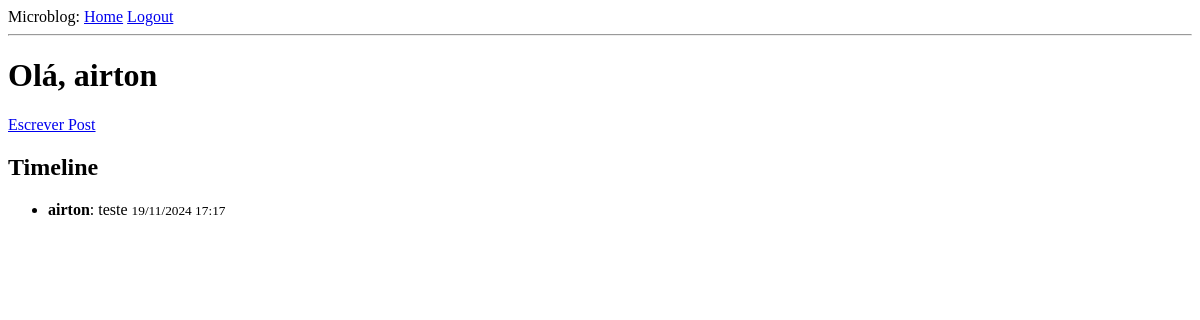
Page / (signed in) on the earlier database version.
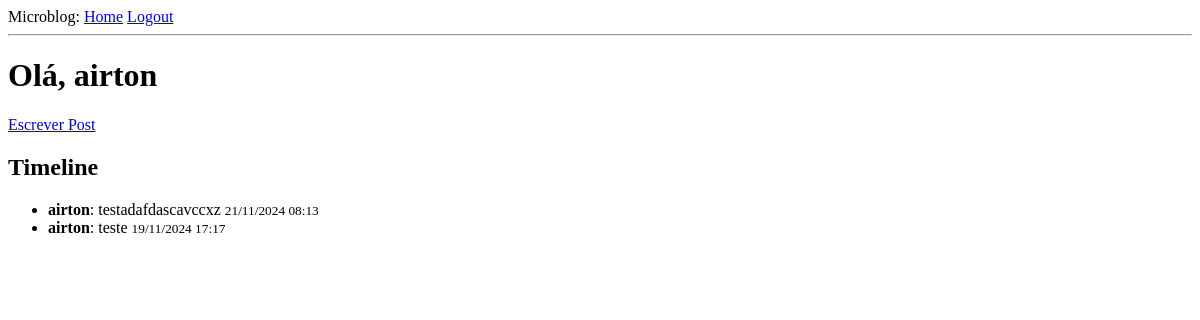
Same page on the later database version.
### app/models/models.py (models this page shows)
class User(UserMixin,db.Model):
    __tablename__ = 'users'
    id: Mapped[int] = mapped_column(primary_key=True, autoincrement=True)
    username: Mapped[str] = mapped_column(unique=True, nullable=False)
    password: Mapped[str] = mapped_column(nullable=False)
    profile_picture: Mapped[str] = mapped_column(nullable=True)
    bio: Mapped[str] = mapped_column(nullable=True)
    remember: Mapped[bool] = mapped_column(default=False)
    last_login: Mapped[datetime] = mapped_column(nullable=True)
    posts: Mapped[list['Post']] = relationship(back_populates = 'author')

class Post(db.Model):
    __tablename__ = 'posts'
    id: Mapped[int] = mapped_column(primary_key=True, autoincrement=True)
    body: Mapped[str] = mapped_column()
    timestamp: Mapped[datetime] = mapped_column(nullable=True)
    user_id: Mapped[int] = mapped_column(ForeignKey('users.id'), nullable=False)
    author: Mapped[User] = relationship(back_populates='posts')

### app/routes.py (the view)
@app.route('/')
def index():
    user = current_user if current_user.is_authenticated else None
    posts = get_timeline(user.id) if user else []
    return render_template(
        'index.html',
        title='Página Inicial',
        user=user,
        posts=posts
    )

### app/alquimias.py (called while the page is built)
def get_timeline(user_id=None):
    query = Post.query
    if user_id:
        query = query.filter_by(user_id = user_id)
    query = query.order_by(Post.timestamp.desc()).limit(5)
    return query.all()

### app/models/models.py (called while the page is built)
@login.user_loader
def load_user(id):
    return db.session.get(User,int(id))

### app/templates/index.html (shortened to what this page needs)
{% extends "base.html" %}
{% block content %}
    {% if user %}
    <h1>Olá, {{ user.username }} </h1>
    <a href="{{ url_for('post') }}">Escrever Post</a>
    {% else %}
    <h1>Olá, deseja fazer login?</h1>
    {% endif %}
    {% if user %}
        {% if posts %}
            <h2> Timeline</h2>
            <ul>
                {% for post in posts %}
                <li>
                    <strong> {{ post.author.username }}</strong>: {{ post.body }}
                    <small> {{ post.timestamp.strftime('%d/%m/%Y %H:%M') }}</small>
                </li>
                {% endfor %}
            </ul>
        {% else %}
            <p>Nenhum post para mostrar</p>
        {% endif %}
    {% endif %}
{% endblock %}

### app/templates/base.html (shortened to what this page needs)
<!DOCTYPE html>
<html>
    <head>
    </head>
    <body>
        <div>Microblog:
            <a href= '/'>Home</a>
            {% if user %}
                <a href='/logout'>Logout</a>
            {% else %}
                <a href='/login'>Login</a>
                <a href='/cadastro'>Cadastro</a>
            {% endif %}
        </div>
        <hr>
        {% block content %}{% endblock %}
    </body>
</html>

Differences in the rows shown:
added Post: author.username "airton", body "testadafdascavccxz", timestamp "21/11/2024 08:13"
